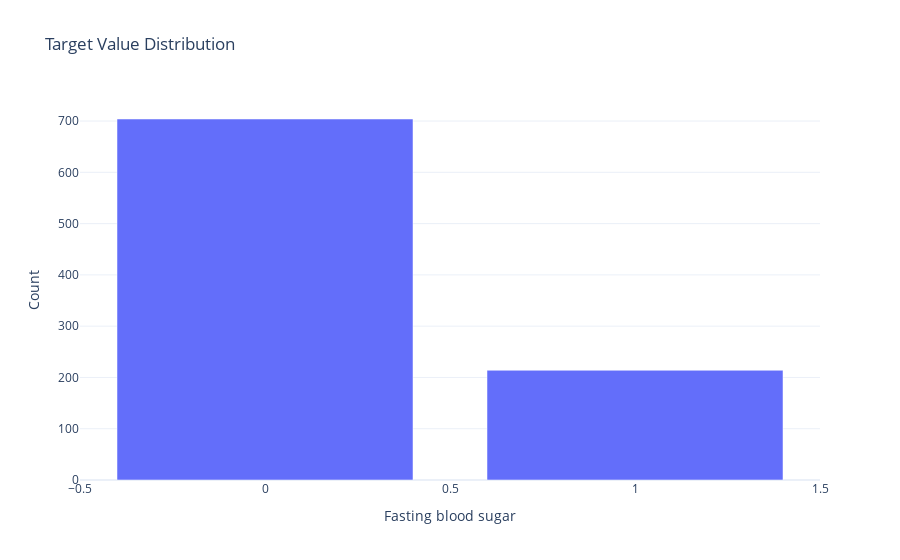

Notebook code cell kept with this figure:
### Code cell
target_temp = data['fasting blood sugar'].value_counts()

# Create a bar graph using Plotly
fig = go.Figure([go.Bar(x=target_temp.index, y=target_temp.values)])
fig.update_layout(
    title='Target Value Distribution',
    xaxis_title='Fasting blood sugar',
    yaxis_title='Count',
    template='plotly_white'
)

fig.show()

### Figure 1 — Plotly figure (JSON) as saved in the notebook; plotly's stock layout.template omitted (floating-point values rounded to 4 significant figures)
{"data": [{"type": "bar", "x": [0, 1], "y": [704, 214]}], "layout": {"title": {"text": "Target Value Distribution"}, "xaxis": {"title": {"text": "Fasting blood sugar"}}, "yaxis": {"title": {"text": "Count"}}}}
